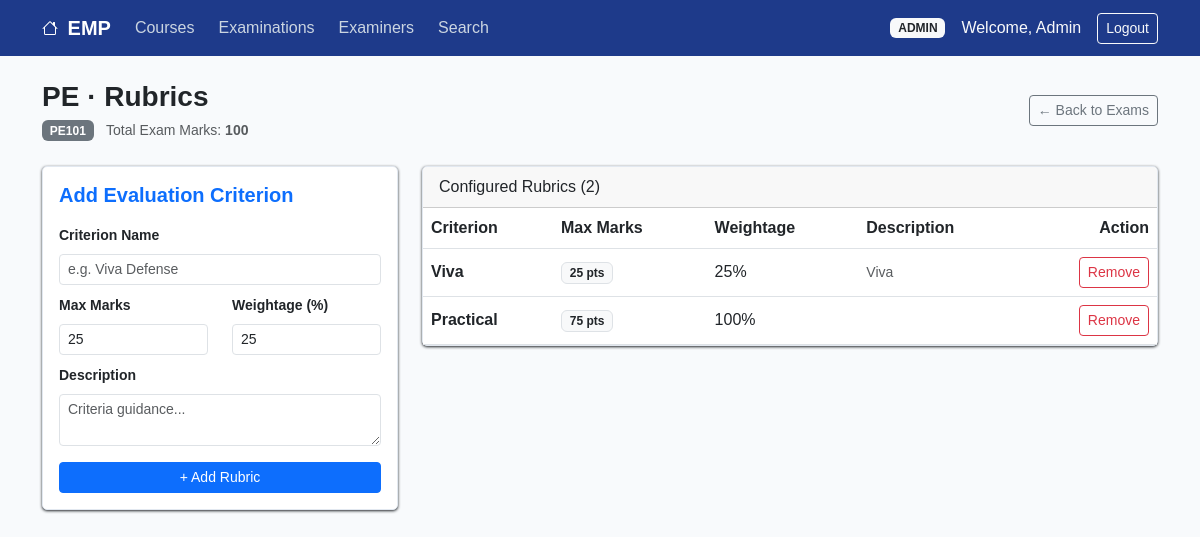
The app's page /admin/examination/2/rubrics (signed in) with its own data.
### models.py (models this page shows, shortened)
class User(UserMixin, db.Model):
    __tablename__ = 'users'
    id = db.Column(db.Integer, primary_key=True)
    username = db.Column(db.String(80), unique=True, nullable=False)
    email = db.Column(db.String(120), unique=True, nullable=False)
    password_hash = db.Column(db.String(255), nullable=False)
    full_name = db.Column(db.String(120), nullable=False)
    role = db.Column(db.String(20), nullable=False) #admin, examiner, student
    is_approved = db.Column(db.Boolean, default=False)
    is_active_user = db.Column(db.Boolean, default=True)
    created_at = db.Column(db.DateTime, default=datetime.utcnow)
    examiner_profile = db.relationship('ExaminerProfile', backref='user', uselist=False, cascade='all, delete-orphan')

class Examination(db.Model):
    __tablename__ = 'examinations'
    id = db.Column(db.Integer, primary_key=True)
    course_id = db.Column(db.Integer, db.ForeignKey('courses.id'), nullable=False)
    name = db.Column(db.String(150), nullable=False)
    exam_type = db.Column(db.String(50), nullable=False) #viva, practical, project demo
    duration = db.Column(db.Integer, nullable=False) #in minutes
    max_marks = db.Column(db.Integer, nullable=False)
    slot_creation_start = db.Column(db.Date, nullable=False)
    slot_creation_end = db.Column(db.Date, nullable=False)
    slot_booking_start = db.Column(db.Date, nullable=False)
    slot_booking_end = db.Column(db.Date, nullable=False)
    status = db.Column(db.String(30), default='Draft') #Draft, Slot Creation, Booking Open, Closes, Completed
    assigned_examiner_id = db.Column(db.Integer, db.ForeignKey('users.id'), nullable=True)
    rubrics = db.relationship('ExaminationRubric', backref='examination', cascade='all, delete-orphan', lazy=True)
    slots = db.relationship('ExaminationSlot', backref='examination', cascade='all, delete-orphan', lazy=True)

class Course(db.Model):
    __tablename__ = 'courses'
    id = db.Column(db.Integer, primary_key=True)
    code = db.Column(db.String(20), unique=True, nullable=False)
    name = db.Column(db.String(150), nullable=False)
    description = db.Column(db.Text)
    status = db.Column(db.String(20), default='Active')
    created_at = db.Column(db.DateTime, default=datetime.utcnow)
    examinations = db.relationship('Examination', backref='course', cascade='all, delete-orphan', lazy=True)

class ExaminationRubric(db.Model):
    __tablename__ = 'examination_rubrics'
    id = db.Column(db.Integer, primary_key=True)
    examination_id = db.Column(db.Integer, db.ForeignKey('examinations.id'), nullable=False)
    criterion_name = db.Column(db.String(120), nullable=False) #code quality
    max_marks = db.Column(db.Integer, nullable=False)
    weightage = db.Column(db.Integer, default=100)
    description = db.Column(db.String(255))

### routes.py (the view, shortened to what this page needs)
@main_bp.route('/admin/examination/<int:exam_id>/rubrics', methods=['POST', 'GET'])
@role_required('admin')
def admin_rubrics(exam_id):
    exam = Examination.query.get_or_404(exam_id)
    rubrics = ExaminationRubric.query.filter_by(examination_id=exam.id).all()
    return render_template('admin/rubrics.html', exam=exam, rubrics=rubrics)

### app.py (called while the page is built)
def create_app():
    app = Flask(__name__)
    app.config['SECRET_KEY'] = 'emp-project-secret-key'
    base_dir = os.path.abspath(os.path.dirname(__file__))
    os.makedirs(os.path.join(base_dir, 'instance'), exist_ok=True)
    app.config['SQLALCHEMY_DATABASE_URI'] = 'sqlite:///' + os.path.join(base_dir, 'instance', 'emp.db')
    app.config['SQLALCHEMY_TRACK_MODIFICATIONS'] = False
    db.init_app(app)
    login_manager = LoginManager()
    login_manager.login_view = 'main.login'
    login_manager.login_message = 'Please log in to access this page.'
    login_manager.login_message_category = 'warning'
    login_manager.init_app(app)
    @login_manager.user_loader
    def load_user(user_id):
        return User.query.get(int(user_id))
    from routes import main_bp
    app.register_blueprint(main_bp)
    return app

### routes.py (called while the page is built)
def role_required(*roles):
    def decorator(f):
        @wraps(f)
        def decorated_function(*args, **kwargs):
            if not current_user.is_authenticated:
                flash("Please log in first", "warning")
                return redirect(url_for('main.login'))
            if current_user.role not in roles:
                flash("Access Denied: You do not have permission to access this page.", "danger")
                return redirect(url_for('main.index'))
            if current_user.role == 'examiner' and not current_user.is_approved:
                flash("Your account is pending admin approval.", "warning")
                return redirect(url_for('main.pending_approval'))
            return f(*args, **kwargs)
        return decorated_function
    return decorator

### templates/admin/rubrics.html (shortened to what this page needs)
{% extends 'base.html' %}
{% block content %}
<div class="d-flex justify-content-between align-items-center mb-4">
    <div>
        <h3 class="fw-bold mb-1">{{ exam.name }} &middot; Rubrics</h3>
        <span class="badge bg-secondary">{{ exam.course.code }}</span>
        <span class="text-muted small ms-2">Total Exam Marks: <strong>{{ exam.max_marks }}</strong></span>
    </div>
    <a href="{{ url_for('main.admin_examinations') }}" class="btn btn-outline-secondary btn-sm">&larr; Back to Exams</a>
</div>
<div class="row g-4">
    <div class="col-lg-4">
        <div class="card p-3">
            <h5 class="fw-bold text-primary mb-3">Add Evaluation Criterion</h5>
            <form action="{{ url_for('main.admin_rubrics', exam_id=exam.id) }}" method="POST">
                <div class="mb-2">
                    <label class="form-label small fw-semibold">Criterion Name</label>
                    <input type="text" class="form-control form-control-sm" name="criterion_name" placeholder="e.g. Viva Defense" required>
                </div>
                <div class="row mb-2">
                    <div class="col-6">
                        <label class="form-label small fw-semibold">Max Marks</label>
                        <input type="number" class="form-control form-control-sm" name="max_marks" value="25" required>
                    </div>
                    <div class="col-6">
                        <label class="form-label small fw-semibold">Weightage (%)</label>
                        <input type="number" class="form-control form-control-sm" name="weightage" value="25" required>
                    </div>
                </div>
                <div class="mb-3">
                    <label class="form-label small fw-semibold">Description</label>
                    <textarea class="form-control form-control-sm" name="description" rows="2" placeholder="Criteria guidance..."></textarea>
                </div>
                <button type="submit" class="btn btn-primary btn-sm w-100">+ Add Rubric</button>
            </form>
        </div>
    </div>
    <div class="col-lg-8">
        <div class="card">
            <div class="card-header">Configured Rubrics ({{ rubrics|length }})</div>
            <table class="table mb-0 align-middle">
                <thead>
                    <tr><th>Criterion</th><th>Max Marks</th><th>Weightage</th><th>Description</th><th class="text-end">Action</th></tr>
                </thead>
                <tbody>
                    {% for r in rubrics %}
                    <tr>
                        <td class="fw-semibold">{{ r.criterion_name }}</td>
                        <td><span class="badge bg-light text-dark border">{{ r.max_marks }} pts</span></td>
                        <td>{{ r.weightage }}%</td>
                        <td class="small text-muted">{{ r.description }}</td>
                        <td class="text-end">
                            <form action="{{ url_for('main.admin_delete_rubric', rubric_id=r.id) }}" method="POST" class="d-inline" onsubmit="return confirm('Remove rubric?');">
                                <button type="submit" class="btn btn-outline-danger btn-sm">Remove</button>
                            </form>
                        </td>
                    </tr>
                    {% endfor %}
                </tbody>
            </table>
        </div>
    </div>
</div>
{% endblock %}

### templates/base.html (shortened to what this page needs)
<!DOCTYPE html>
<html lang="en">
<head>
    <link href="https://cdn.jsdelivr.net/npm/bootstrap@5.3.0/dist/css/bootstrap.min.css" rel="stylesheet">
</head>
<body>
    <nav class="navbar navbar-expand-lg navbar-dark navbar-custom">
        <div class="container">
            <a class="navbar-brand fw-bold" href="{% if current_user.is_authenticated %}{% if current_user.role == 'admin' %}{{ url_for('main.admin_dashboard') }}{% elif current_user.role == 'examiner' %}{{ url_for('main.examiner_dashboard') }}{% else %}{{ url_for('main.student_dashboard') }}{% endif %}{% else %}{{ url_for('main.index') }}{% endif %}">   EMP</a>
            <div class="collapse navbar-collapse" id="navbarNav">
                <ul class="navbar-nav me-auto mb-2 mb-lg-0 gap-2">
                    {% if current_user.is_authenticated and current_user.role == 'admin' %}
                    <li class="nav-item">
                        <a class="nav-link" href="{{ url_for('main.admin_courses') }}">Courses</a>
                    </li>
                    <li class="nav-item">
                        <a class="nav-link" href="{{ url_for('main.admin_examinations') }}">Examinations</a>
                    </li>
                    <li class="nav-item">
                        <a class="nav-link" href="{{ url_for('main.admin_examiners') }}">Examiners</a>
                    </li>
                    <li class="nav-item">
                        <a class="nav-link" href="{{ url_for('main.admin_search') }}">Search</a>
                    </li>
                    {% endif %}
                </ul>
            </div>
            <div class="ms-auto d-flex align-items-center">
                {% if current_user.is_authenticated %}
                    <span class="badge bg-light text-dark text-uppercase me-3">{{ current_user.role }}</span>
                    <span class="text-light me-3">Welcome, {{ current_user.full_name }}</span>
                    <a href="{{ url_for('main.logout') }}" class="btn btn-outline-light btn-sm">Logout</a>
                {% else %}
                    <a href="{{ url_for('main.login') }}" class="btn btn-outline-light btn-sm me-2">Login</a>
                    <a href="{{ url_for('main.register') }}" class="btn btn-light btn-sm text-primary fw-bold">Register</a>
                {% endif %}
            </div>
        </div>
    </nav>
    <main class="container my-4">
        {% block content %}{% endblock %}
    </main>
</body>
</html>

### templates/base.html (style rules this page uses)
body { background-color: #f8fafc; font-family: Arial, sans-serif; }
.navbar-custom { background-color: #1e3a8a; }
.navbar-brand { font-weight: bold; color: white !important; }
.nav-link { color: #cbd5e1 !important; }
.card { border: 1px solid #e2e8f0; border-radius: 5px; box-shadow: 0 1px 3px }

### records on screen
User: role "ADMIN", full_name "Admin"
Examination: name "PE", max_marks "100"
Course: course.code "PE101"
ExaminationRubric: criterion_name "Viva", max_marks "25", weightage "25", description "Viva"
ExaminationRubric: criterion_name "Practical", max_marks "75", weightage "100"

### other values on screen
{{ rubrics|length }} "2"
